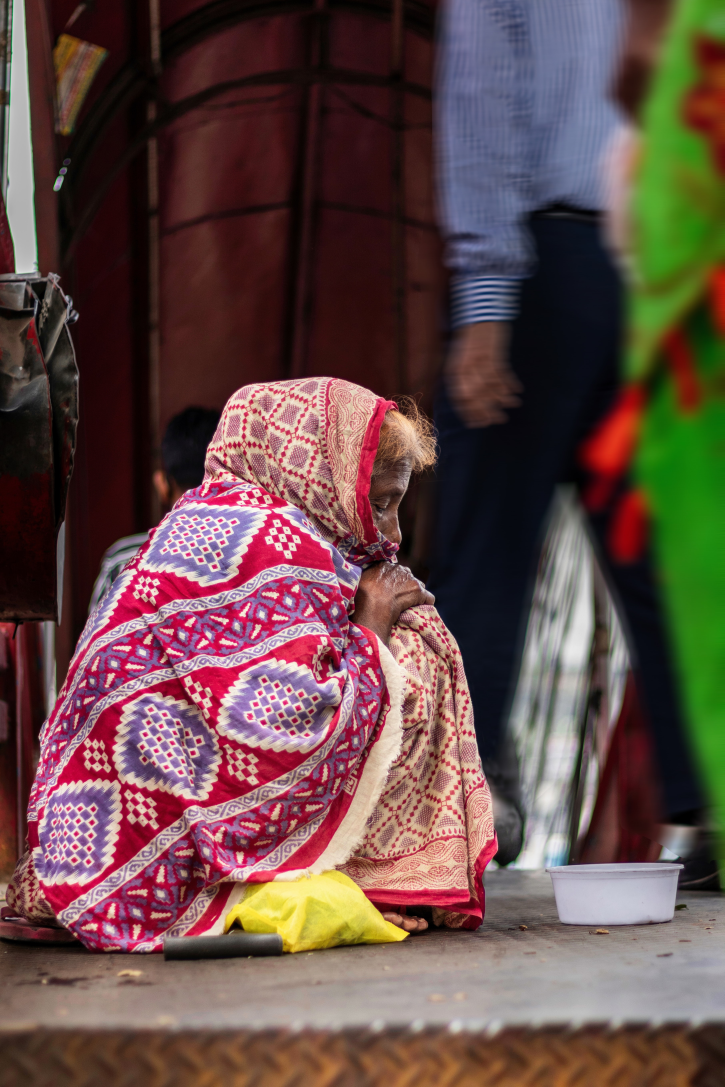
#> input picture spyder projects/data/aunt1.jpg, 3622 x 5434 px, found by its file name (shown at 1/5 size)
$ python demo6.py
#> lines starting #> are read from the running program, lines starting #| are printed output that depends on the picture
# -*- coding: utf-8 -*-

import cv2

img = cv2.imread(r"E:\data\aunt1.jpg",1)
#> img is the input picture: shape (5434, 3622, 3); mean B, G, R 70.8, 74.7, 99.8
print("shape==",img.shape)
#| shape== (5434, 3622, 3)
print("size of== ",img.size)
#| size of==  59045844
print("datatype==",img.dtype)
#| datatype== uint8
print("imagetype==:",type(img))
#| imagetype==: <class 'numpy.ndarray'>

#now we are going to split the array
img =cv2.resize(img,(400,500))
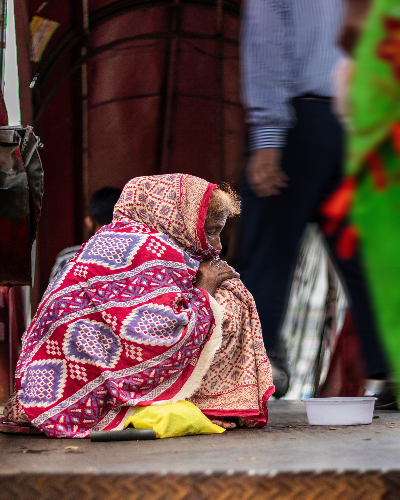
#> img: shape (500, 400, 3); mean B, G, R 70.7, 74.6, 99.7
b,g,r= cv2.split(img)
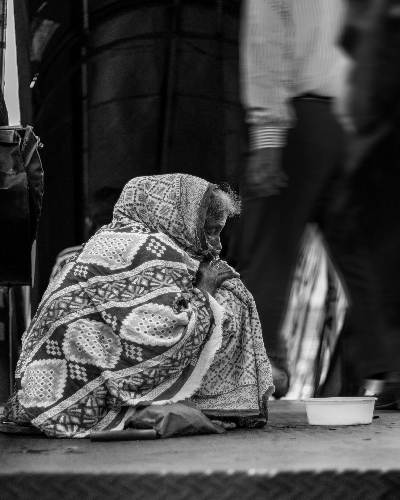
#> b: shape (500, 400); min 0, max 249, mean 70.7
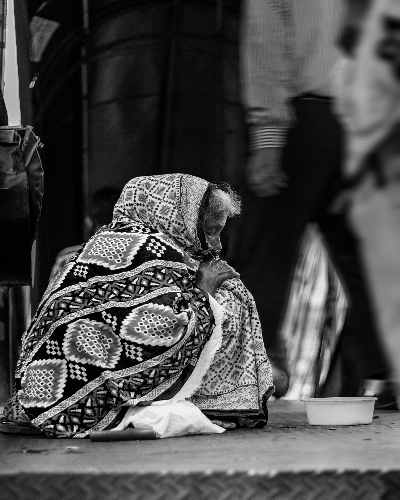
#> g: shape (500, 400); min 0, max 251, mean 74.6
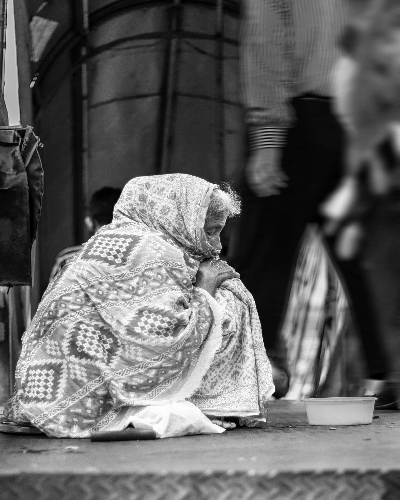
#> r: shape (500, 400); min 0, max 255, mean 99.7


'''cv2.imshow("blue",b)
cv2.imshow("green",g)
cv2.imshow("red",r)
cv2.imshow("original",img)'''

s =cv2.merge((r,g,b))
cv2.imshow("rgb",s)

s =cv2.merge((r,g,b))
cv2.imshow("gb",s)
cv2.imshow("orginal",img)


cv2.imshow("res",img)

cv2.waitKey(0)
cv2.destroyAllWindows()

$ run again, with spyder projects/data/Cat1.jpg copied over spyder projects/data/aunt1.jpg
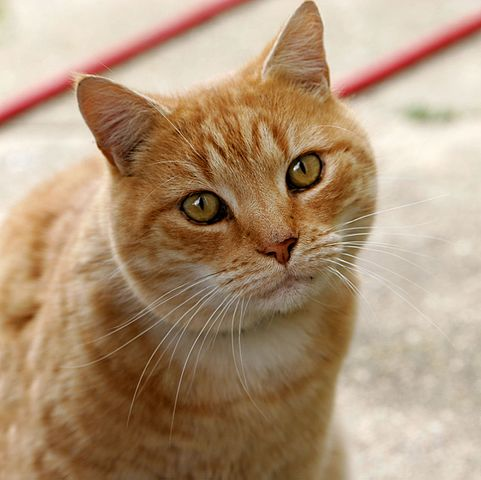
#> input picture spyder projects/data/Cat1.jpg, 481 x 480 px, found by its file name
#> img is the input picture: shape (480, 481, 3); mean B, G, R 120.7, 148.8, 175.9
#| shape== (480, 481, 3)
#| size of==  692640
#| datatype== uint8
#| imagetype==: <class 'numpy.ndarray'>
#> img: shape (500, 400, 3)
#> `b,g,r= cv2.split(img)`:
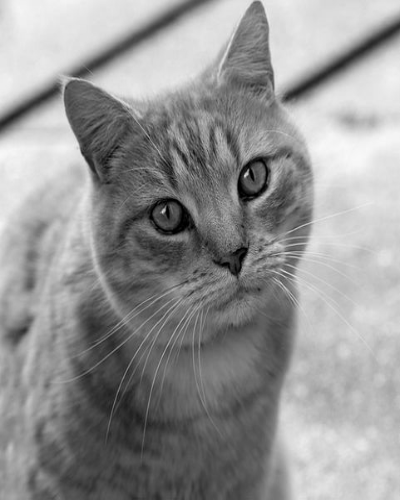
#> g: shape (500, 400); min 0, max 248, mean 148.7
#> `b,g,r= cv2.split(img)`:
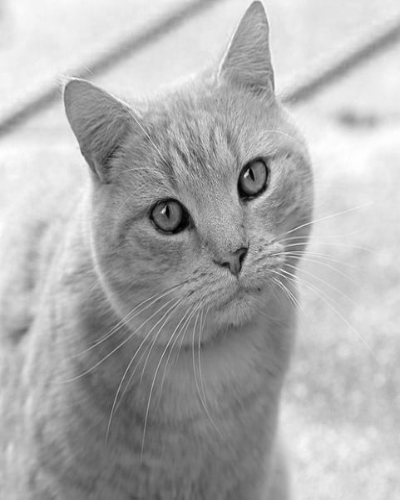
#> r: shape (500, 400); min 0, max 255, mean 175.7
